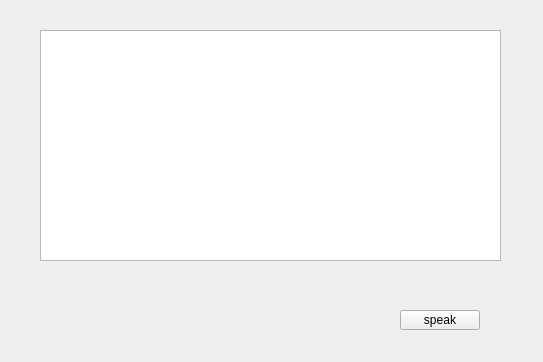
<?xml version="1.0" encoding="UTF-8"?>
<ui version="4.0">
 <class>Widget</class>
 <widget class="QWidget" name="Widget">
  <property name="geometry">
   <rect>
    <x>0</x>
    <y>0</y>
    <width>543</width>
    <height>362</height>
   </rect>
  </property>
  <property name="windowTitle">
   <string>Widget</string>
  </property>
  <widget class="QTextEdit" name="textEdit">
   <property name="geometry">
    <rect>
     <x>40</x>
     <y>30</y>
     <width>461</width>
     <height>231</height>
    </rect>
   </property>
  </widget>
  <widget class="QPushButton" name="pushButton">
   <property name="geometry">
    <rect>
     <x>400</x>
     <y>310</y>
     <width>80</width>
     <height>20</height>
    </rect>
   </property>
   <property name="text">
    <string>speak</string>
   </property>
  </widget>
 </widget>
 <resources/>
 <connections/>
</ui>
